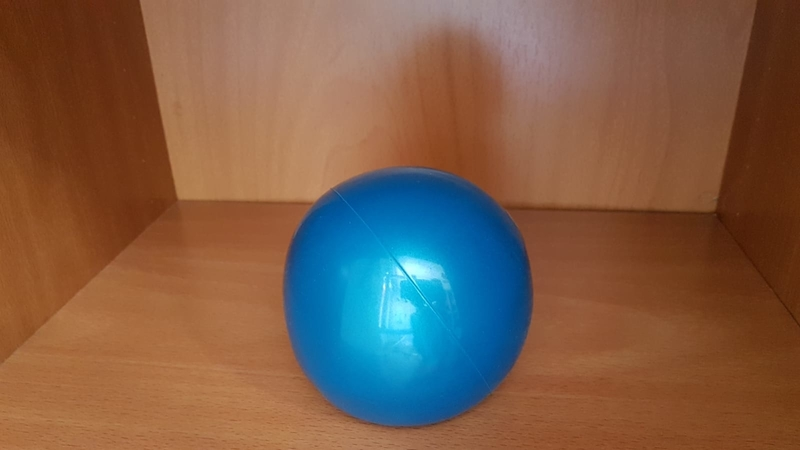
#> input picture img/bola1_low.jpg, 800 x 450 px
$ python espejo.py ../img/bola1_low.jpg
#> lines starting #> are read from the running program, lines starting #| are printed output that depends on the picture
#> further down, img is the input picture: shape (450, 800, 3); mean R, G, B 123.6, 93.7, 74.7
import numpy as np
import matplotlib.pyplot as plt
import sys

def mirror(img):
    cols = img[:,::-1,:]
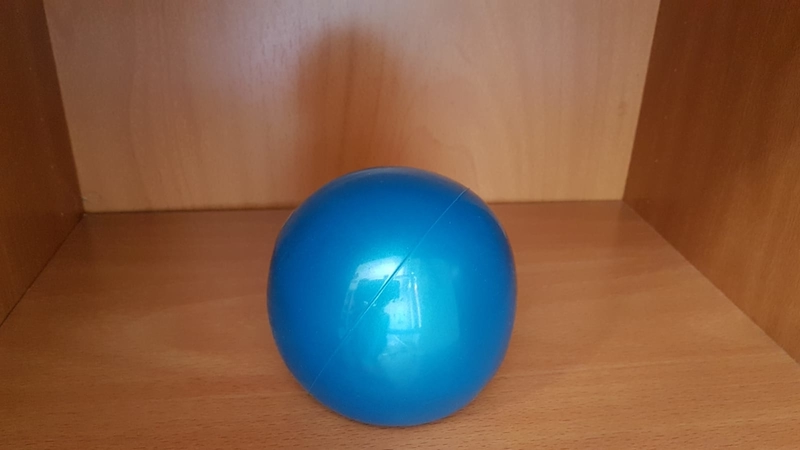
#> cols: shape (450, 800, 3); mean R, G, B 123.6, 93.7, 74.7
    aux1 = np.hstack((cols, img, cols))
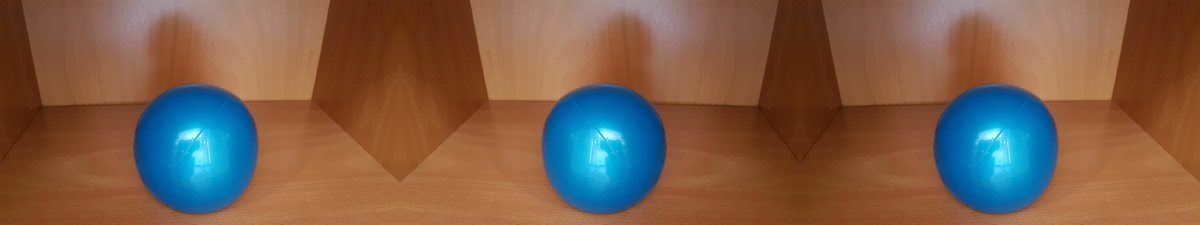
#> aux1: shape (450, 2400, 3) (shown at 1/2 size); mean R, G, B 123.6, 93.7, 74.7
    cors = cols[::-1,:,:]
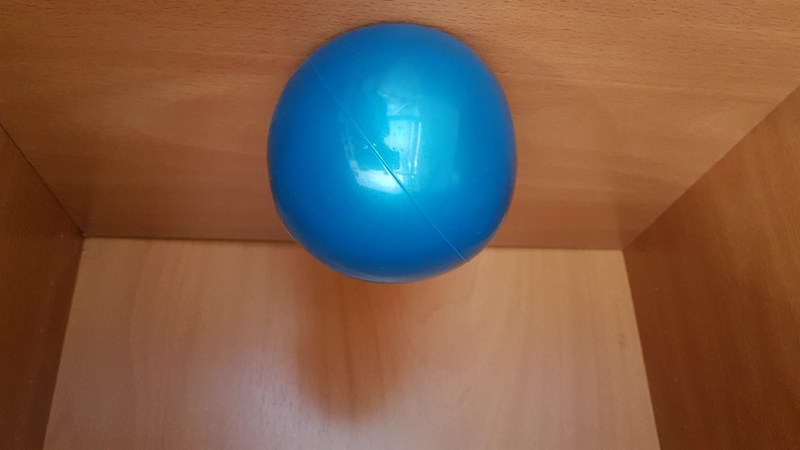
#> cors: shape (450, 800, 3); mean R, G, B 123.6, 93.7, 74.7
    rows = img[::-1,:,:]
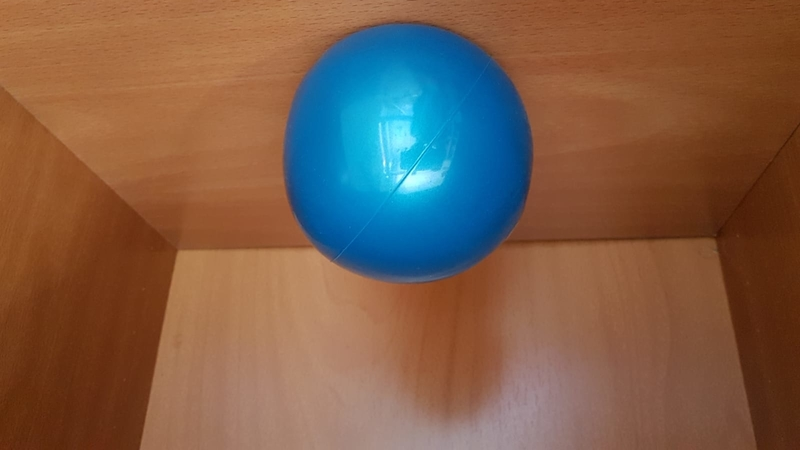
#> rows: shape (450, 800, 3); mean R, G, B 123.6, 93.7, 74.7
    aux2 = np.hstack((cors,rows,cors))
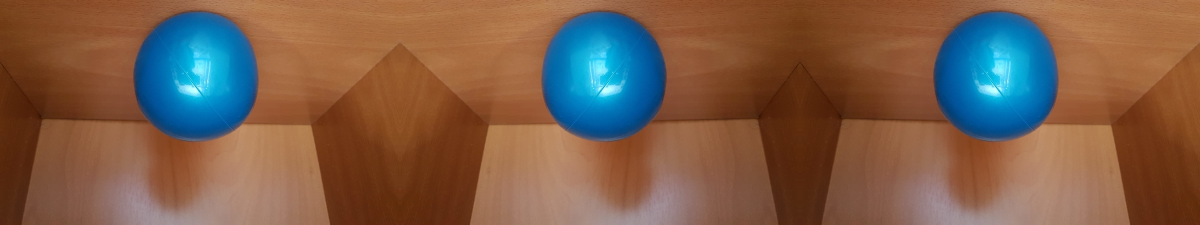
#> aux2: shape (450, 2400, 3) (shown at 1/2 size); mean R, G, B 123.6, 93.7, 74.7
    img = np.vstack((aux2, aux1, aux2))
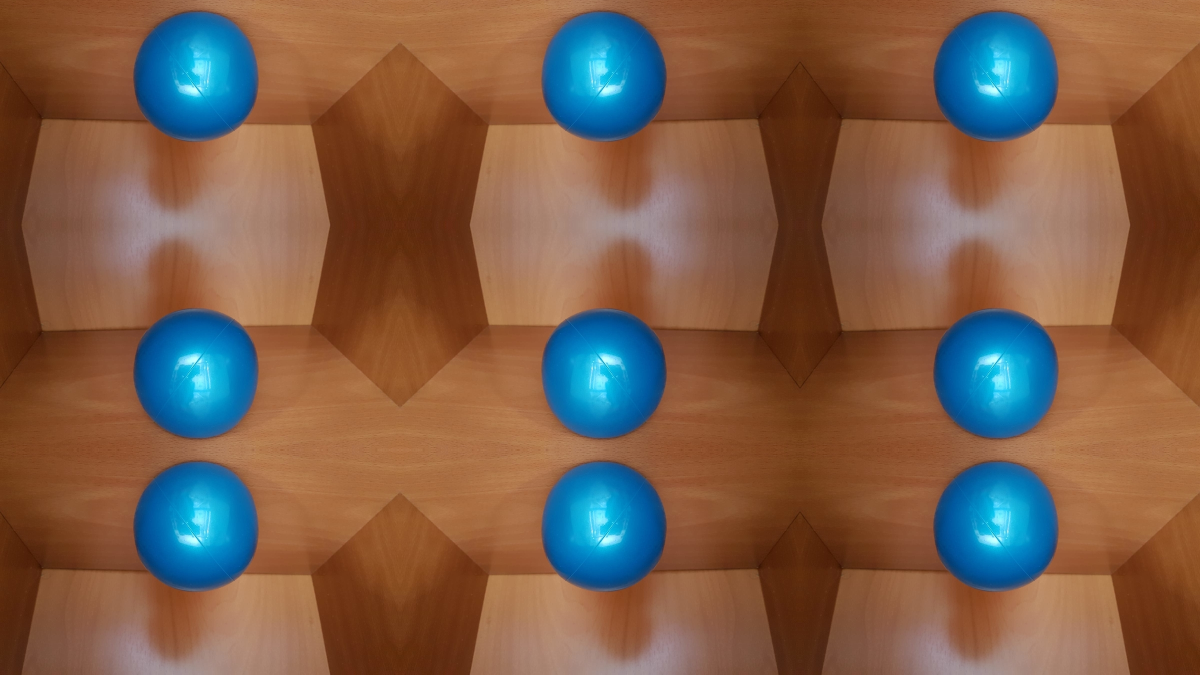
#> img: shape (1350, 2400, 3) (shown at 1/2 size); mean R, G, B 123.6, 93.7, 74.7

if __name__ == '__main__':
    img = plt.imread(sys.argv[1])
    # Mirror
    mirror(img)
    # Save
    plt.imsave('mirror.jpg', img)

$ run again, on img/cubo2_low.jpg
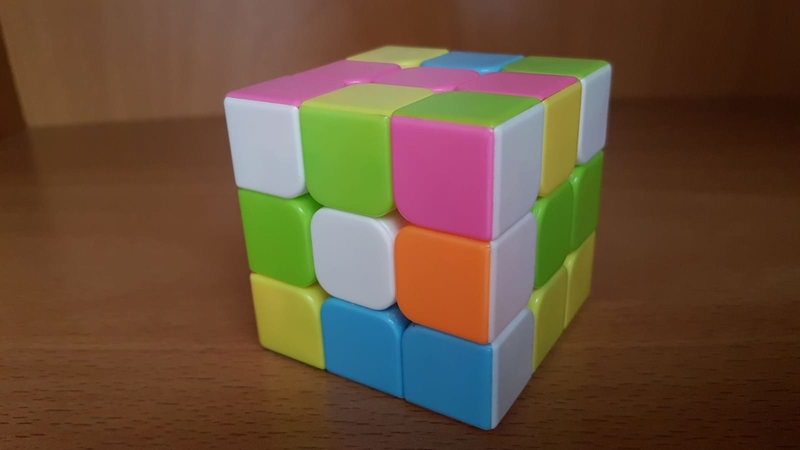
#> input picture img/cubo2_low.jpg, 800 x 450 px
#> img is the input picture: shape (450, 800, 3); mean R, G, B 103.3, 78.6, 56.5
#> in mirror, `aux2 = np.hstack((cors,rows,cors))`:
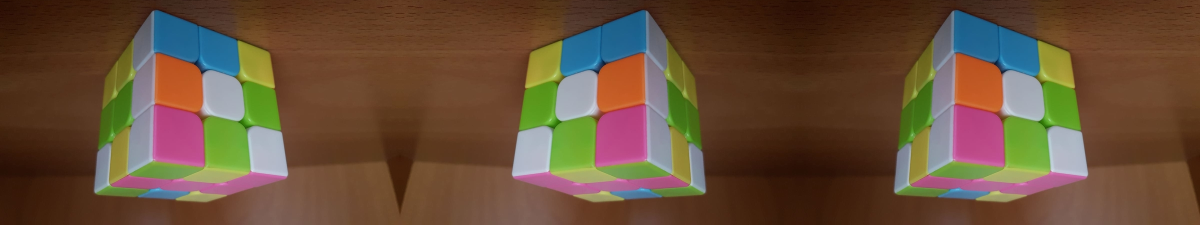
#> aux2: shape (450, 2400, 3) (shown at 1/2 size); mean R, G, B 103.3, 78.6, 56.5
#> in mirror, `img = np.vstack((aux2, aux1, aux2))`:
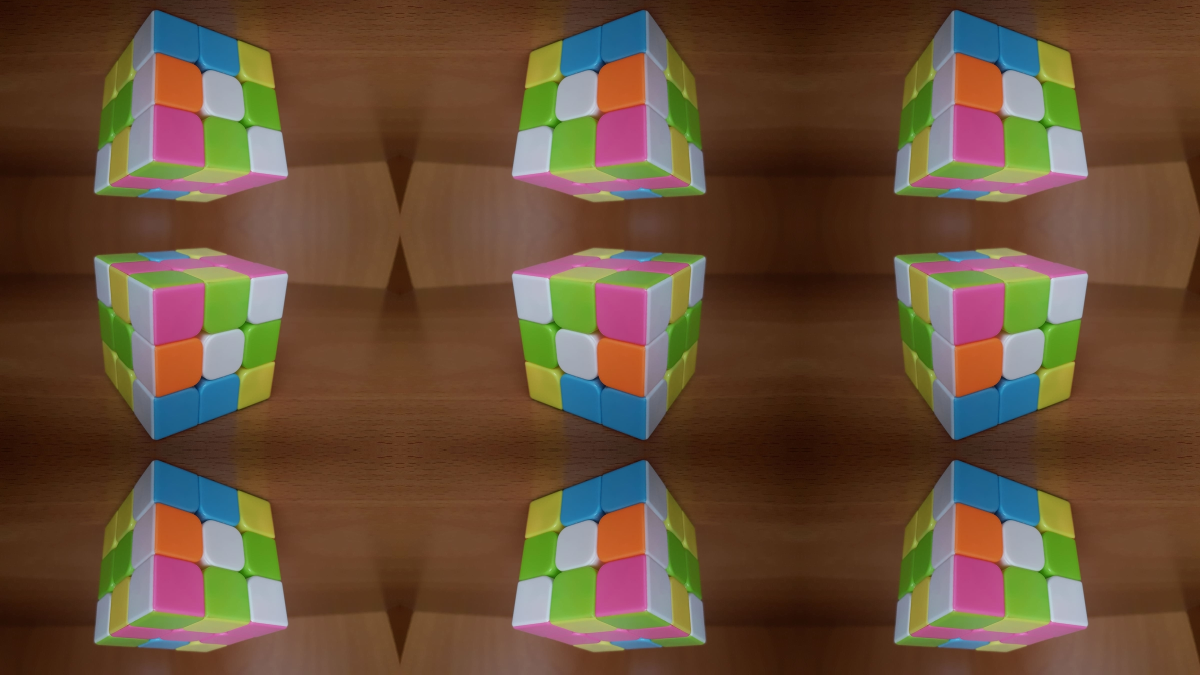
#> img: shape (1350, 2400, 3) (shown at 1/2 size); mean R, G, B 103.3, 78.6, 56.5
